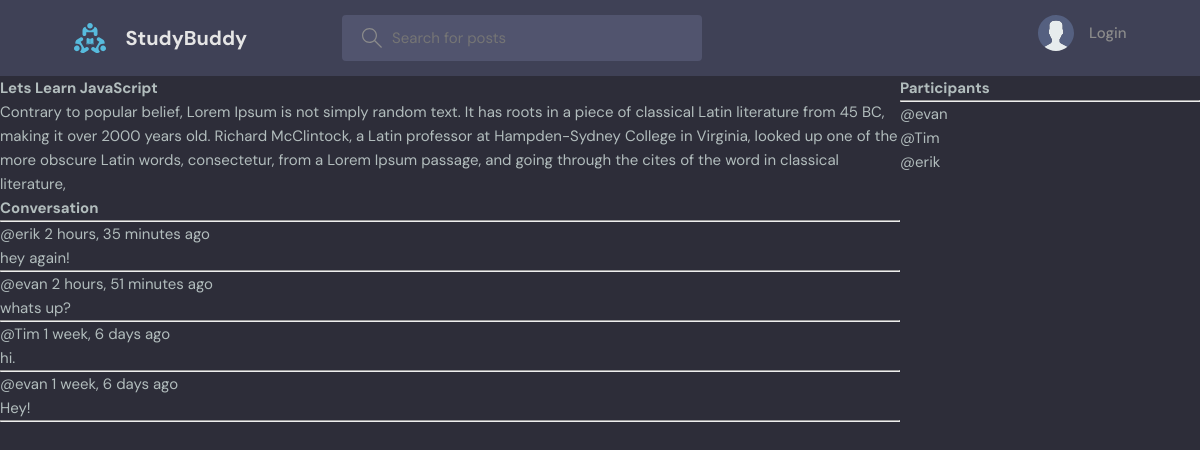
The app's page /room_page/1/ with its own data.
### base/models.py (models this page shows, shortened)
class Room(models.Model):
    host = models.ForeignKey(User, on_delete=models.SET_NULL, null=True)
    topic =models.ForeignKey(Topic, on_delete=models.SET_NULL, null=True)
    name = models.CharField(max_length=200)
    description = models.TextField(null = True, blank=True)
    participants = models.ManyToManyField(User, related_name='participants', blank=True)
    updated = models.DateTimeField(auto_now=True)
    created = models.DateTimeField(auto_now_add=True)
    class Meta:
        ordering = ['-updated', '-created']

class Message(models.Model):
    user = models.ForeignKey(User, on_delete=models.CASCADE)
    room = models.ForeignKey(Room, on_delete=models.CASCADE)
    body = models.TextField()
    updated = models.DateTimeField(auto_now=True)
    created = models.DateTimeField(auto_now_add=True)
    class Meta:
        ordering = ['-updated', '-created']

### base/views.py (the view)
# urls.py: path("room_page/<str:pk>/", views.room, name="room"),
def room(request, pk):
    room = Room.objects.get(id=pk)
    room_messages = room.message_set.all()
    participants = room.participants.all()
    if request.method == "POST":
        message = Message.objects.create(
            user=request.user, room=room, body=request.POST.get("body")
        )
        room.participants.add(request.user)
        return redirect("room", pk=room.id)
    context = {
        "room": room,
        "room_messages": room_messages,
        "participants": participants,
    }
    return render(request, "base/room.html", context)

### base/templates/base/room.html (shortened to what this page needs)
{% extends 'main.html' %} {% block content %}
<div class="room-container">
	<div>
		<h1>{{room.name}}</h1>
		<p>{{room.description}}</p>
		<div class="comment-wrapper">
			<h3>Conversation</h3>
			<hr />
			{% for message in room_messages %}
			<div>
				<small>@{{message.user}} {{message.created|timesince}} ago</small>
				<p>{{message.body}}</p>
				<hr />
			</div>
			{% endfor %}
		</div>
	</div>
	<div>
		<h3>Participants</h3>
		<hr />
		{%for user in participants%}
		<div>
			<p>@{{user.username}}</p>
		</div>
		{% endfor %}
	</div>
</div>
{% endblock content %}

### static/styles/style.css (style rules this page uses)
:root { --color-main: #71c6dd; --color-main-light: #e1f6fb; --color-dark: #3f4156; --color-dark-medium: #51546e; --color-dark-light: #696d97; --color-light: #e5e5e5; --color-gray: #8b8b8b; --color-light-gray: #b2bdbd; --color-bg: #2d2d39; --color-success: #5dd693; --color-error: #fc4b0b; }
* { font-family: "DM Sans", -apple-system, BlinkMacSystemFont, "Segoe UI", Roboto, Oxygen, Ubuntu, Cantarell, "Open Sans", "Helvetica Neue", sans-serif; margin: 0; padding: 0; box-sizing: border-box; text-rendering: optimizeLegibility; font-size: inherit; }
html { font-size: 56.25%; }
@media only screen and (min-width: 1200px) { html { font-size: 62.5%; } }
body { line-height: 1.6; font-weight: 400; font-size: 1.5rem; color: var(--color-light-gray); background-color: var(--color-bg); min-height: 100vh; }

### base/templates/base/room.html (style rules this page uses)
.room-container { display: grid; grid-template-columns: 3fr 1fr; }

### records on screen
Room: name "Lets Learn JavaScript", description "Contrary to popular belief, Lorem Ipsum is not simply random text. It has roots in a piece of classical Latin literature from 45 BC, making it over 2000 years old. Richard McClintock, a Latin professor at Hampden-Sydney College in Virginia, looked up one of the more obscure Latin words, consectetur, from a Lorem Ipsum passage, and going through the cites of the word in classical literature,"
Message: user "erik", created "2 hours, 35 minutes", body "hey again!"
Message: user "evan", created "2 hours, 51 minutes", body "whats up?"
Message: user "Tim", created "1 week, 6 days", body "hi."
Message: user "evan", created "1 week, 6 days", body "Hey!"

### other values on screen
{{ user.username }} "evan"
{{ user.username }} "Tim"
{{ user.username }} "erik"
